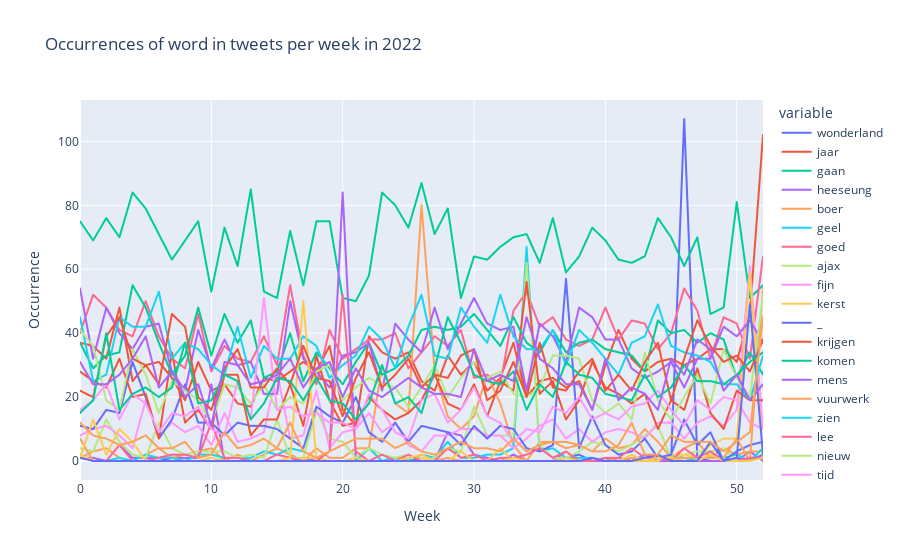

Notebook source saved alongside this figure:
### Code cell
import plotly.express as px

fig = px.line(words_per_week.transpose(), y=most_popular_words, title="Occurrences of word in tweets per week in 2022")
fig.update_layout(xaxis_title='Week', yaxis_title='Occurrence')
fig.show()

### Figure 1 — Plotly figure (JSON) as saved in the notebook; plotly's stock layout.template omitted (floating-point values rounded to 4 significant figures)
{"data": [{"hovertemplate": "variable=wonderland<br>index=%{x}<br>value=%{y}<extra></extra>", "legendgroup": "wonderland", "line": {"color": "#636efa", "dash": "solid"}, "marker": {"symbol": "circle"}, "mode": "lines", "name": "wonderland", "showlegend": true, "type": "scattergl", "x": [0, 1, 2, 3, 4, 5, 6, 7, 8, 9, 10, 11, 12, 13, 14, 15, 16, 17, 18, 19, 20, 21, 22, 23, 24, 25, 26, 27, 28, 29, 30, 31, 32, 33, 34, 35, 36, 37, 38, 39, 40, 41, 42, 43, 44, 45, 46, 47, 48, 49, 50, 51, 52], "xaxis": "x", "y": [1, 0, 0, 0, 0, 0, 0, 1, 0, 0, 0, 0, 0, 0, 0, 0, 0, 0, 0, 0, 0, 0, 0, 0, 0, 1, 0, 0, 0, 0, 0, 0, 0, 0, 0, 0, 0, 1, 2, 0, 0, 0, 2, 0, 0, 0, 107, 1, 0, 0, 1, 0, 2], "yaxis": "y"}, {"hovertemplate": "variable=jaar<br>index=%{x}<br>value=%{y}<extra></extra>", "legendgroup": "jaar", "line": {"color": "#EF553B", "dash": "solid"}, "marker": {"symbol": "circle"}, "mode": "lines", "name": "jaar", "showlegend": true, "type": "scattergl", "x": [0, 1, 2, 3, 4, 5, 6, 7, 8, 9, 10, 11, 12, 13, 14, 15, 16, 17, 18, 19, 20, 21, 22, 23, 24, 25, 26, 27, 28, 29, 30, 31, 32, 33, 34, 35, 36, 37, 38, 39, 40, 41, 42, 43, 44, 45, 46, 47, 48, 49, 50, 51, 52], "xaxis": "x", "y": [37, 36, 32, 48, 25, 30, 31, 26, 19, 31, 22, 24, 18, 17, 26, 25, 28, 31, 28, 36, 16, 11, 39, 34, 32, 34, 25, 22, 33, 27, 31, 22, 26, 37, 20, 25, 26, 23, 25, 16, 30, 41, 32, 28, 31, 32, 30, 32, 35, 35, 31, 46, 102], "yaxis": "y"}, {"hovertemplate": "variable=gaan<br>index=%{x}<br>value=%{y}<extra></extra>", "legendgroup": "gaan", "line": {"color": "#00cc96", "dash": "solid"}, "marker": {"symbol": "circle"}, "mode": "lines", "name": "gaan", "showlegend": true, "type": "scattergl", "x": [0, 1, 2, 3, 4, 5, 6, 7, 8, 9, 10, 11, 12, 13, 14, 15, 16, 17, 18, 19, 20, 21, 22, 23, 24, 25, 26, 27, 28, 29, 30, 31, 32, 33, 34, 35, 36, 37, 38, 39, 40, 41, 42, 43, 44, 45, 46, 47, 48, 49, 50, 51, 52], "xaxis": "x", "y": [75, 69, 76, 70, 84, 79, 71, 63, 69, 75, 53, 73, 61, 85, 53, 51, 72, 55, 75, 75, 51, 50, 58, 84, 80, 73, 87, 71, 79, 51, 64, 63, 67, 70, 71, 62, 76, 59, 64, 73, 69, 63, 62, 64, 76, 70, 61, 70, 46, 48, 81, 51, 55], "yaxis": "y"}, {"hovertemplate": "variable=heeseung<br>index=%{x}<br>value=%{y}<extra></extra>", "legendgroup": "heeseung", "line": {"color": "#ab63fa", "dash": "solid"}, "marker": {"symbol": "circle"}, "mode": "lines", "name": "heeseung", "showlegend": true, "type": "scattergl", "x": [0, 1, 2, 3, 4, 5, 6, 7, 8, 9, 10, 11, 12, 13, 14, 15, 16, 17, 18, 19, 20, 21, 22, 23, 24, 25, 26, 27, 28, 29, 30, 31, 32, 33, 34, 35, 36, 37, 38, 39, 40, 41, 42, 43, 44, 45, 46, 47, 48, 49, 50, 51, 52], "xaxis": "x", "y": [1, 1, 0, 5, 1, 1, 1, 1, 1, 1, 24, 0, 2, 0, 0, 0, 0, 1, 0, 3, 84, 0, 0, 0, 0, 0, 0, 0, 9, 8, 2, 1, 0, 2, 0, 0, 0, 3, 0, 0, 0, 1, 0, 2, 0, 0, 0, 0, 0, 0, 0, 3, 0], "yaxis": "y"}, {"hovertemplate": "variable=boer<br>index=%{x}<br>value=%{y}<extra></extra>", "legendgroup": "boer", "line": {"color": "#FFA15A", "dash": "solid"}, "marker": {"symbol": "circle"}, "mode": "lines", "name": "boer", "showlegend": true, "type": "scattergl", "x": [0, 1, 2, 3, 4, 5, 6, 7, 8, 9, 10, 11, 12, 13, 14, 15, 16, 17, 18, 19, 20, 21, 22, 23, 24, 25, 26, 27, 28, 29, 30, 31, 32, 33, 34, 35, 36, 37, 38, 39, 40, 41, 42, 43, 44, 45, 46, 47, 48, 49, 50, 51, 52], "xaxis": "x", "y": [1, 3, 4, 1, 0, 2, 4, 1, 2, 3, 4, 0, 2, 0, 2, 4, 2, 0, 4, 1, 1, 4, 4, 30, 18, 15, 80, 28, 14, 10, 14, 27, 18, 5, 0, 6, 6, 6, 5, 3, 7, 4, 5, 10, 6, 1, 4, 6, 1, 4, 2, 3, 3], "yaxis": "y"}, {"hovertemplate": "variable=geel<br>index=%{x}<br>value=%{y}<extra></extra>", "legendgroup": "geel", "line": {"color": "#19d3f3", "dash": "solid"}, "marker": {"symbol": "circle"}, "mode": "lines", "name": "geel", "showlegend": true, "type": "scattergl", "x": [0, 1, 2, 3, 4, 5, 6, 7, 8, 9, 10, 11, 12, 13, 14, 15, 16, 17, 18, 19, 20, 21, 22, 23, 24, 25, 26, 27, 28, 29, 30, 31, 32, 33, 34, 35, 36, 37, 38, 39, 40, 41, 42, 43, 44, 45, 46, 47, 48, 49, 50, 51, 52], "xaxis": "x", "y": [2, 0, 0, 1, 0, 2, 1, 1, 0, 2, 2, 1, 1, 1, 3, 2, 4, 3, 1, 0, 0, 0, 4, 0, 1, 0, 2, 1, 6, 1, 1, 2, 2, 4, 67, 3, 4, 1, 1, 1, 0, 0, 1, 1, 1, 2, 1, 0, 2, 1, 2, 0, 4], "yaxis": "y"}, {"hovertemplate": "variable=goed<br>index=%{x}<br>value=%{y}<extra></extra>", "legendgroup": "goed", "line": {"color": "#FF6692", "dash": "solid"}, "marker": {"symbol": "circle"}, "mode": "lines", "name": "goed", "showlegend": true, "type": "scattergl", "x": [0, 1, 2, 3, 4, 5, 6, 7, 8, 9, 10, 11, 12, 13, 14, 15, 16, 17, 18, 19, 20, 21, 22, 23, 24, 25, 26, 27, 28, 29, 30, 31, 32, 33, 34, 35, 36, 37, 38, 39, 40, 41, 42, 43, 44, 45, 46, 47, 48, 49, 50, 51, 52], "xaxis": "x", "y": [40, 52, 48, 41, 39, 50, 39, 32, 29, 46, 28, 36, 32, 31, 39, 30, 55, 33, 24, 41, 32, 35, 38, 38, 40, 29, 34, 39, 36, 41, 26, 27, 24, 47, 53, 42, 45, 38, 36, 38, 48, 38, 44, 43, 35, 40, 54, 47, 32, 45, 43, 32, 64], "yaxis": "y"}, {"hovertemplate": "variable=ajax<br>index=%{x}<br>value=%{y}<extra></extra>", "legendgroup": "ajax", "line": {"color": "#B6E880", "dash": "solid"}, "marker": {"symbol": "circle"}, "mode": "lines", "name": "ajax", "showlegend": true, "type": "scattergl", "x": [0, 1, 2, 3, 4, 5, 6, 7, 8, 9, 10, 11, 12, 13, 14, 15, 16, 17, 18, 19, 20, 21, 22, 23, 24, 25, 26, 27, 28, 29, 30, 31, 32, 33, 34, 35, 36, 37, 38, 39, 40, 41, 42, 43, 44, 45, 46, 47, 48, 49, 50, 51, 52], "xaxis": "x", "y": [4, 3, 13, 6, 2, 1, 12, 4, 2, 3, 3, 3, 1, 2, 1, 13, 1, 1, 16, 7, 6, 1, 4, 2, 1, 2, 0, 1, 4, 3, 17, 8, 8, 8, 62, 5, 1, 1, 3, 6, 5, 3, 5, 8, 11, 1, 2, 3, 3, 4, 0, 1, 1], "yaxis": "y"}, {"hovertemplate": "variable=fijn<br>index=%{x}<br>value=%{y}<extra></extra>", "legendgroup": "fijn", "line": {"color": "#FF97FF", "dash": "solid"}, "marker": {"symbol": "circle"}, "mode": "lines", "name": "fijn", "showlegend": true, "type": "scattergl", "x": [0, 1, 2, 3, 4, 5, 6, 7, 8, 9, 10, 11, 12, 13, 14, 15, 16, 17, 18, 19, 20, 21, 22, 23, 24, 25, 26, 27, 28, 29, 30, 31, 32, 33, 34, 35, 36, 37, 38, 39, 40, 41, 42, 43, 44, 45, 46, 47, 48, 49, 50, 51, 52], "xaxis": "x", "y": [8, 10, 11, 8, 4, 19, 8, 12, 9, 11, 5, 15, 6, 7, 9, 28, 7, 8, 22, 4, 9, 10, 15, 9, 12, 5, 3, 8, 8, 10, 10, 8, 8, 4, 7, 11, 13, 7, 10, 6, 9, 10, 9, 7, 12, 12, 7, 12, 14, 11, 16, 61, 10], "yaxis": "y"}, {"hovertemplate": "variable=kerst<br>index=%{x}<br>value=%{y}<extra></extra>", "legendgroup": "kerst", "line": {"color": "#FECB52", "dash": "solid"}, "marker": {"symbol": "circle"}, "mode": "lines", "name": "kerst", "showlegend": true, "type": "scattergl", "x": [0, 1, 2, 3, 4, 5, 6, 7, 8, 9, 10, 11, 12, 13, 14, 15, 16, 17, 18, 19, 20, 21, 22, 23, 24, 25, 26, 27, 28, 29, 30, 31, 32, 33, 34, 35, 36, 37, 38, 39, 40, 41, 42, 43, 44, 45, 46, 47, 48, 49, 50, 51, 52], "xaxis": "x", "y": [2, 0, 0, 0, 0, 0, 0, 0, 0, 0, 1, 0, 0, 0, 0, 0, 0, 1, 1, 0, 0, 0, 0, 0, 0, 1, 1, 0, 1, 0, 0, 0, 4, 0, 0, 0, 0, 1, 0, 0, 1, 0, 0, 0, 0, 2, 2, 1, 5, 7, 7, 59, 1], "yaxis": "y"}, {"hovertemplate": "variable=_<br>index=%{x}<br>value=%{y}<extra></extra>", "legendgroup": "_", "line": {"color": "#636efa", "dash": "solid"}, "marker": {"symbol": "circle"}, "mode": "lines", "name": "_", "showlegend": true, "type": "scattergl", "x": [0, 1, 2, 3, 4, 5, 6, 7, 8, 9, 10, 11, 12, 13, 14, 15, 16, 17, 18, 19, 20, 21, 22, 23, 24, 25, 26, 27, 28, 29, 30, 31, 32, 33, 34, 35, 36, 37, 38, 39, 40, 41, 42, 43, 44, 45, 46, 47, 48, 49, 50, 51, 52], "xaxis": "x", "y": [11, 10, 16, 15, 31, 20, 7, 13, 24, 12, 12, 8, 12, 11, 11, 10, 7, 4, 17, 14, 12, 20, 9, 6, 12, 6, 11, 10, 9, 5, 11, 7, 11, 10, 4, 3, 5, 57, 4, 14, 5, 2, 3, 7, 1, 2, 13, 5, 9, 0, 3, 5, 6], "yaxis": "y"}, {"hovertemplate": "variable=krijgen<br>index=%{x}<br>value=%{y}<extra></extra>", "legendgroup": "krijgen", "line": {"color": "#EF553B", "dash": "solid"}, "marker": {"symbol": "circle"}, "mode": "lines", "name": "krijgen", "showlegend": true, "type": "scattergl", "x": [0, 1, 2, 3, 4, 5, 6, 7, 8, 9, 10, 11, 12, 13, 14, 15, 16, 17, 18, 19, 20, 21, 22, 23, 24, 25, 26, 27, 28, 29, 30, 31, 32, 33, 34, 35, 36, 37, 38, 39, 40, 41, 42, 43, 44, 45, 46, 47, 48, 49, 50, 51, 52], "xaxis": "x", "y": [28, 25, 23, 32, 20, 21, 7, 34, 12, 16, 10, 27, 27, 8, 13, 13, 24, 11, 33, 19, 11, 12, 20, 16, 13, 15, 19, 27, 18, 16, 24, 14, 25, 22, 56, 21, 25, 13, 19, 31, 23, 21, 18, 21, 10, 19, 16, 29, 15, 10, 22, 19, 19], "yaxis": "y"}, {"hovertemplate": "variable=komen<br>index=%{x}<br>value=%{y}<extra></extra>", "legendgroup": "komen", "line": {"color": "#00cc96", "dash": "solid"}, "marker": {"symbol": "circle"}, "mode": "lines", "name": "komen", "showlegend": true, "type": "scattergl", "x": [0, 1, 2, 3, 4, 5, 6, 7, 8, 9, 10, 11, 12, 13, 14, 15, 16, 17, 18, 19, 20, 21, 22, 23, 24, 25, 26, 27, 28, 29, 30, 31, 32, 33, 34, 35, 36, 37, 38, 39, 40, 41, 42, 43, 44, 45, 46, 47, 48, 49, 50, 51, 52], "xaxis": "x", "y": [37, 29, 33, 34, 55, 48, 37, 27, 33, 48, 33, 46, 37, 44, 26, 28, 40, 25, 34, 29, 24, 31, 37, 27, 29, 33, 41, 42, 41, 42, 46, 41, 36, 45, 37, 34, 41, 34, 37, 38, 35, 34, 33, 28, 44, 40, 41, 37, 40, 38, 26, 34, 27], "yaxis": "y"}, {"hovertemplate": "variable=mens<br>index=%{x}<br>value=%{y}<extra></extra>", "legendgroup": "mens", "line": {"color": "#ab63fa", "dash": "solid"}, "marker": {"symbol": "circle"}, "mode": "lines", "name": "mens", "showlegend": true, "type": "scattergl", "x": [0, 1, 2, 3, 4, 5, 6, 7, 8, 9, 10, 11, 12, 13, 14, 15, 16, 17, 18, 19, 20, 21, 22, 23, 24, 25, 26, 27, 28, 29, 30, 31, 32, 33, 34, 35, 36, 37, 38, 39, 40, 41, 42, 43, 44, 45, 46, 47, 48, 49, 50, 51, 52], "xaxis": "x", "y": [54, 32, 48, 40, 35, 42, 43, 28, 22, 41, 29, 38, 30, 31, 21, 21, 50, 32, 28, 23, 33, 34, 37, 22, 43, 38, 34, 48, 35, 43, 51, 43, 41, 42, 22, 43, 39, 31, 48, 45, 38, 38, 29, 26, 28, 31, 23, 32, 32, 42, 39, 44, 37], "yaxis": "y"}, {"hovertemplate": "variable=vuurwerk<br>index=%{x}<br>value=%{y}<extra></extra>", "legendgroup": "vuurwerk", "line": {"color": "#FFA15A", "dash": "solid"}, "marker": {"symbol": "circle"}, "mode": "lines", "name": "vuurwerk", "showlegend": true, "type": "scattergl", "x": [0, 1, 2, 3, 4, 5, 6, 7, 8, 9, 10, 11, 12, 13, 14, 15, 16, 17, 18, 19, 20, 21, 22, 23, 24, 25, 26, 27, 28, 29, 30, 31, 32, 33, 34, 35, 36, 37, 38, 39, 40, 41, 42, 43, 44, 45, 46, 47, 48, 49, 50, 51, 52], "xaxis": "x", "y": [7, 0, 0, 0, 0, 0, 0, 0, 0, 0, 0, 0, 0, 0, 0, 0, 0, 0, 0, 0, 0, 0, 0, 0, 0, 0, 0, 0, 1, 0, 0, 0, 0, 0, 0, 0, 0, 1, 0, 0, 1, 0, 1, 0, 1, 1, 1, 1, 1, 1, 7, 0, 54], "yaxis": "y"}, {"hovertemplate": "variable=zien<br>index=%{x}<br>value=%{y}<extra></extra>", "legendgroup": "zien", "line": {"color": "#19d3f3", "dash": "solid"}, "marker": {"symbol": "circle"}, "mode": "lines", "name": "zien", "showlegend": true, "type": "scattergl", "x": [0, 1, 2, 3, 4, 5, 6, 7, 8, 9, 10, 11, 12, 13, 14, 15, 16, 17, 18, 19, 20, 21, 22, 23, 24, 25, 26, 27, 28, 29, 30, 31, 32, 33, 34, 35, 36, 37, 38, 39, 40, 41, 42, 43, 44, 45, 46, 47, 48, 49, 50, 51, 52], "xaxis": "x", "y": [45, 25, 27, 45, 42, 42, 53, 32, 37, 35, 30, 27, 42, 26, 36, 32, 32, 39, 36, 26, 30, 33, 42, 38, 29, 42, 52, 33, 32, 48, 42, 37, 52, 39, 35, 35, 41, 30, 41, 37, 32, 27, 37, 39, 49, 36, 34, 33, 31, 24, 24, 19, 33], "yaxis": "y"}, {"hovertemplate": "variable=lee<br>index=%{x}<br>value=%{y}<extra></extra>", "legendgroup": "lee", "line": {"color": "#FF6692", "dash": "solid"}, "marker": {"symbol": "circle"}, "mode": "lines", "name": "lee", "showlegend": true, "type": "scattergl", "x": [0, 1, 2, 3, 4, 5, 6, 7, 8, 9, 10, 11, 12, 13, 14, 15, 16, 17, 18, 19, 20, 21, 22, 23, 24, 25, 26, 27, 28, 29, 30, 31, 32, 33, 34, 35, 36, 37, 38, 39, 40, 41, 42, 43, 44, 45, 46, 47, 48, 49, 50, 51, 52], "xaxis": "x", "y": [1, 0, 0, 5, 0, 0, 1, 2, 2, 1, 12, 1, 1, 0, 0, 2, 1, 0, 0, 3, 52, 3, 0, 2, 0, 2, 0, 0, 4, 1, 2, 0, 1, 1, 2, 4, 1, 3, 0, 0, 1, 1, 4, 1, 1, 0, 4, 1, 3, 0, 0, 1, 1], "yaxis": "y"}, {"hovertemplate": "variable=nieuw<br>index=%{x}<br>value=%{y}<extra></extra>", "legendgroup": "nieuw", "line": {"color": "#B6E880", "dash": "solid"}, "marker": {"symbol": "circle"}, "mode": "lines", "name": "nieuw", "showlegend": true, "type": "scattergl", "x": [0, 1, 2, 3, 4, 5, 6, 7, 8, 9, 10, 11, 12, 13, 14, 15, 16, 17, 18, 19, 20, 21, 22, 23, 24, 25, 26, 27, 28, 29, 30, 31, 32, 33, 34, 35, 36, 37, 38, 39, 40, 41, 42, 43, 44, 45, 46, 47, 48, 49, 50, 51, 52], "xaxis": "x", "y": [41, 36, 19, 16, 35, 27, 15, 25, 22, 19, 12, 24, 23, 18, 24, 16, 20, 18, 28, 30, 19, 23, 26, 24, 23, 17, 23, 30, 20, 26, 31, 26, 28, 21, 20, 23, 33, 33, 32, 19, 15, 18, 13, 34, 19, 13, 20, 27, 18, 35, 26, 20, 52], "yaxis": "y"}, {"hovertemplate": "variable=tijd<br>index=%{x}<br>value=%{y}<extra></extra>", "legendgroup": "tijd", "line": {"color": "#FF97FF", "dash": "solid"}, "marker": {"symbol": "circle"}, "mode": "lines", "name": "tijd", "showlegend": true, "type": "scattergl", "x": [0, 1, 2, 3, 4, 5, 6, 7, 8, 9, 10, 11, 12, 13, 14, 15, 16, 17, 18, 19, 20, 21, 22, 23, 24, 25, 26, 27, 28, 29, 30, 31, 32, 33, 34, 35, 36, 37, 38, 39, 40, 41, 42, 43, 44, 45, 46, 47, 48, 49, 50, 51, 52], "xaxis": "x", "y": [16, 19, 24, 13, 21, 18, 9, 15, 14, 17, 10, 8, 25, 13, 51, 16, 17, 14, 15, 12, 12, 10, 21, 16, 9, 7, 19, 21, 12, 16, 23, 14, 12, 6, 10, 9, 17, 15, 20, 13, 15, 13, 17, 18, 22, 16, 11, 19, 16, 20, 19, 12, 10], "yaxis": "y"}, {"hovertemplate": "variable=winner<br>index=%{x}<br>value=%{y}<extra></extra>", "legendgroup": "winner", "line": {"color": "#FECB52", "dash": "solid"}, "marker": {"symbol": "circle"}, "mode": "lines", "name": "winner", "showlegend": true, "type": "scattergl", "x": [0, 1, 2, 3, 4, 5, 6, 7, 8, 9, 10, 11, 12, 13, 14, 15, 16, 17, 18, 19, 20, 21, 22, 23, 24, 25, 26, 27, 28, 29, 30, 31, 32, 33, 34, 35, 36, 37, 38, 39, 40, 41, 42, 43, 44, 45, 46, 47, 48, 49, 50, 51, 52], "xaxis": "x", "y": [1, 13, 2, 10, 6, 0, 0, 0, 0, 0, 0, 0, 0, 0, 0, 0, 1, 50, 0, 0, 0, 1, 0, 0, 0, 1, 2, 0, 0, 3, 0, 0, 0, 1, 0, 0, 0, 1, 0, 1, 0, 0, 2, 0, 1, 1, 0, 0, 2, 0, 0, 0, 1], "yaxis": "y"}, {"hovertemplate": "variable=top2000<br>index=%{x}<br>value=%{y}<extra></extra>", "legendgroup": "top2000", "line": {"color": "#636efa", "dash": "solid"}, "marker": {"symbol": "circle"}, "mode": "lines", "name": "top2000", "showlegend": true, "type": "scattergl", "x": [0, 1, 2, 3, 4, 5, 6, 7, 8, 9, 10, 11, 12, 13, 14, 15, 16, 17, 18, 19, 20, 21, 22, 23, 24, 25, 26, 27, 28, 29, 30, 31, 32, 33, 34, 35, 36, 37, 38, 39, 40, 41, 42, 43, 44, 45, 46, 47, 48, 49, 50, 51, 52], "xaxis": "x", "y": [1, 0, 0, 0, 0, 0, 0, 0, 0, 0, 0, 0, 0, 0, 0, 0, 0, 0, 0, 0, 0, 0, 0, 0, 0, 0, 0, 0, 0, 0, 0, 0, 0, 0, 0, 0, 0, 0, 0, 1, 0, 0, 0, 1, 2, 0, 0, 0, 6, 0, 1, 49, 2], "yaxis": "y"}, {"hovertemplate": "variable=maken<br>index=%{x}<br>value=%{y}<extra></extra>", "legendgroup": "maken", "line": {"color": "#EF553B", "dash": "solid"}, "marker": {"symbol": "circle"}, "mode": "lines", "name": "maken", "showlegend": true, "type": "scattergl", "x": [0, 1, 2, 3, 4, 5, 6, 7, 8, 9, 10, 11, 12, 13, 14, 15, 16, 17, 18, 19, 20, 21, 22, 23, 24, 25, 26, 27, 28, 29, 30, 31, 32, 33, 34, 35, 36, 37, 38, 39, 40, 41, 42, 43, 44, 45, 46, 47, 48, 49, 50, 51, 52], "xaxis": "x", "y": [22, 20, 39, 45, 32, 30, 24, 46, 42, 20, 16, 29, 35, 23, 23, 29, 24, 36, 26, 25, 14, 26, 34, 23, 27, 32, 23, 27, 26, 33, 35, 19, 22, 31, 20, 37, 23, 22, 28, 32, 22, 27, 22, 31, 37, 19, 32, 44, 36, 31, 33, 28, 38], "yaxis": "y"}, {"hovertemplate": "variable=s<br>index=%{x}<br>value=%{y}<extra></extra>", "legendgroup": "s", "line": {"color": "#00cc96", "dash": "solid"}, "marker": {"symbol": "circle"}, "mode": "lines", "name": "s", "showlegend": true, "type": "scattergl", "x": [0, 1, 2, 3, 4, 5, 6, 7, 8, 9, 10, 11, 12, 13, 14, 15, 16, 17, 18, 19, 20, 21, 22, 23, 24, 25, 26, 27, 28, 29, 30, 31, 32, 33, 34, 35, 36, 37, 38, 39, 40, 41, 42, 43, 44, 45, 46, 47, 48, 49, 50, 51, 52], "xaxis": "x", "y": [15, 19, 40, 16, 21, 23, 20, 23, 37, 18, 19, 27, 25, 13, 18, 26, 25, 19, 26, 19, 18, 13, 18, 30, 18, 20, 15, 29, 45, 37, 27, 25, 24, 28, 16, 24, 20, 31, 27, 26, 21, 20, 19, 27, 20, 23, 30, 25, 25, 24, 27, 31, 34], "yaxis": "y"}, {"hovertemplate": "variable=echt<br>index=%{x}<br>value=%{y}<extra></extra>", "legendgroup": "echt", "line": {"color": "#ab63fa", "dash": "solid"}, "marker": {"symbol": "circle"}, "mode": "lines", "name": "echt", "showlegend": true, "type": "scattergl", "x": [0, 1, 2, 3, 4, 5, 6, 7, 8, 9, 10, 11, 12, 13, 14, 15, 16, 17, 18, 19, 20, 21, 22, 23, 24, 25, 26, 27, 28, 29, 30, 31, 32, 33, 34, 35, 36, 37, 38, 39, 40, 41, 42, 43, 44, 45, 46, 47, 48, 49, 50, 51, 52], "xaxis": "x", "y": [31, 24, 24, 27, 32, 39, 23, 28, 20, 24, 11, 31, 30, 24, 25, 27, 32, 23, 29, 31, 20, 29, 22, 20, 23, 26, 23, 21, 21, 20, 35, 25, 27, 25, 45, 32, 29, 24, 24, 16, 32, 19, 23, 21, 16, 32, 27, 38, 35, 22, 27, 19, 24], "yaxis": "y"}, {"hovertemplate": "variable=gelukkig<br>index=%{x}<br>value=%{y}<extra></extra>", "legendgroup": "gelukkig", "line": {"color": "#FFA15A", "dash": "solid"}, "marker": {"symbol": "circle"}, "mode": "lines", "name": "gelukkig", "showlegend": true, "type": "scattergl", "x": [0, 1, 2, 3, 4, 5, 6, 7, 8, 9, 10, 11, 12, 13, 14, 15, 16, 17, 18, 19, 20, 21, 22, 23, 24, 25, 26, 27, 28, 29, 30, 31, 32, 33, 34, 35, 36, 37, 38, 39, 40, 41, 42, 43, 44, 45, 46, 47, 48, 49, 50, 51, 52], "xaxis": "x", "y": [12, 8, 7, 5, 6, 8, 4, 4, 6, 1, 2, 9, 4, 5, 7, 4, 12, 3, 1, 3, 5, 7, 7, 7, 4, 6, 3, 2, 4, 6, 4, 4, 3, 7, 3, 5, 6, 4, 5, 3, 3, 5, 12, 2, 2, 8, 6, 6, 6, 3, 6, 9, 45], "yaxis": "y"}], "layout": {"legend": {"title": {"text": "variable"}, "tracegroupgap": 0}, "title": {"text": "Occurrences of word in tweets per week in 2022"}, "xaxis": {"anchor": "y", "domain": [0, 1], "title": {"text": "Week"}}, "yaxis": {"anchor": "x", "domain": [0, 1], "title": {"text": "Occurrence"}}}}
